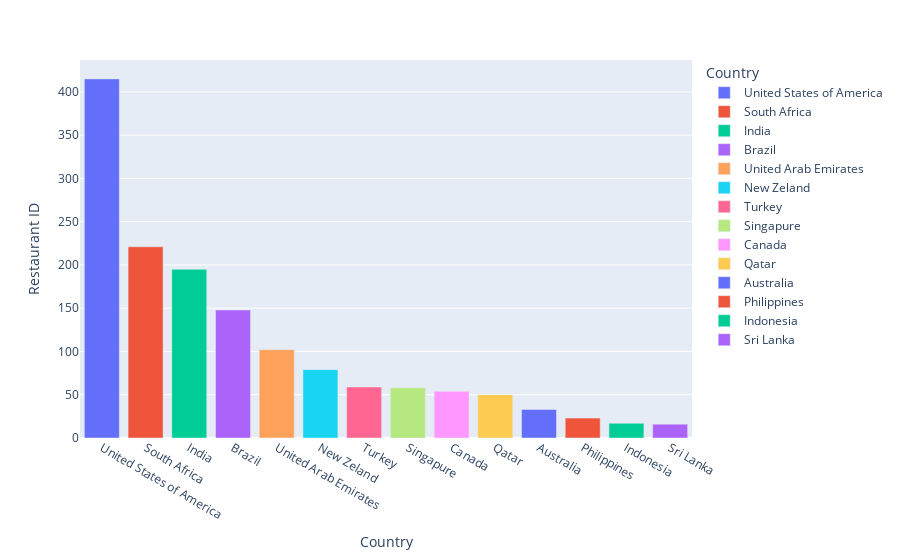

The code cell stored with this chart in its notebook:
### Code cell
px.bar(df_aux, x='Country', y='Restaurant ID', color='Country')

### Figure 1 — Plotly figure (JSON) as saved in the notebook; plotly's stock layout.template omitted (floating-point values rounded to 4 significant figures)
{"data": [{"alignmentgroup": "True", "hovertemplate": "Country=%{x}<br>Restaurant ID=%{y}<extra></extra>", "legendgroup": "United States of America", "marker": {"color": "#636efa", "pattern": {"shape": ""}}, "name": "United States of America", "offsetgroup": "United States of America", "orientation": "v", "showlegend": true, "textposition": "auto", "type": "bar", "x": ["United States of America"], "xaxis": "x", "y": [415], "yaxis": "y"}, {"alignmentgroup": "True", "hovertemplate": "Country=%{x}<br>Restaurant ID=%{y}<extra></extra>", "legendgroup": "South Africa", "marker": {"color": "#EF553B", "pattern": {"shape": ""}}, "name": "South Africa", "offsetgroup": "South Africa", "orientation": "v", "showlegend": true, "textposition": "auto", "type": "bar", "x": ["South Africa"], "xaxis": "x", "y": [221], "yaxis": "y"}, {"alignmentgroup": "True", "hovertemplate": "Country=%{x}<br>Restaurant ID=%{y}<extra></extra>", "legendgroup": "India", "marker": {"color": "#00cc96", "pattern": {"shape": ""}}, "name": "India", "offsetgroup": "India", "orientation": "v", "showlegend": true, "textposition": "auto", "type": "bar", "x": ["India"], "xaxis": "x", "y": [195], "yaxis": "y"}, {"alignmentgroup": "True", "hovertemplate": "Country=%{x}<br>Restaurant ID=%{y}<extra></extra>", "legendgroup": "Brazil", "marker": {"color": "#ab63fa", "pattern": {"shape": ""}}, "name": "Brazil", "offsetgroup": "Brazil", "orientation": "v", "showlegend": true, "textposition": "auto", "type": "bar", "x": ["Brazil"], "xaxis": "x", "y": [148], "yaxis": "y"}, {"alignmentgroup": "True", "hovertemplate": "Country=%{x}<br>Restaurant ID=%{y}<extra></extra>", "legendgroup": "United Arab Emirates", "marker": {"color": "#FFA15A", "pattern": {"shape": ""}}, "name": "United Arab Emirates", "offsetgroup": "United Arab Emirates", "orientation": "v", "showlegend": true, "textposition": "auto", "type": "bar", "x": ["United Arab Emirates"], "xaxis": "x", "y": [102], "yaxis": "y"}, {"alignmentgroup": "True", "hovertemplate": "Country=%{x}<br>Restaurant ID=%{y}<extra></extra>", "legendgroup": "New Zeland", "marker": {"color": "#19d3f3", "pattern": {"shape": ""}}, "name": "New Zeland", "offsetgroup": "New Zeland", "orientation": "v", "showlegend": true, "textposition": "auto", "type": "bar", "x": ["New Zeland"], "xaxis": "x", "y": [79], "yaxis": "y"}, {"alignmentgroup": "True", "hovertemplate": "Country=%{x}<br>Restaurant ID=%{y}<extra></extra>", "legendgroup": "Turkey", "marker": {"color": "#FF6692", "pattern": {"shape": ""}}, "name": "Turkey", "offsetgroup": "Turkey", "orientation": "v", "showlegend": true, "textposition": "auto", "type": "bar", "x": ["Turkey"], "xaxis": "x", "y": [59], "yaxis": "y"}, {"alignmentgroup": "True", "hovertemplate": "Country=%{x}<br>Restaurant ID=%{y}<extra></extra>", "legendgroup": "Singapure", "marker": {"color": "#B6E880", "pattern": {"shape": ""}}, "name": "Singapure", "offsetgroup": "Singapure", "orientation": "v", "showlegend": true, "textposition": "auto", "type": "bar", "x": ["Singapure"], "xaxis": "x", "y": [58], "yaxis": "y"}, {"alignmentgroup": "True", "hovertemplate": "Country=%{x}<br>Restaurant ID=%{y}<extra></extra>", "legendgroup": "Canada", "marker": {"color": "#FF97FF", "pattern": {"shape": ""}}, "name": "Canada", "offsetgroup": "Canada", "orientation": "v", "showlegend": true, "textposition": "auto", "type": "bar", "x": ["Canada"], "xaxis": "x", "y": [54], "yaxis": "y"}, {"alignmentgroup": "True", "hovertemplate": "Country=%{x}<br>Restaurant ID=%{y}<extra></extra>", "legendgroup": "Qatar", "marker": {"color": "#FECB52", "pattern": {"shape": ""}}, "name": "Qatar", "offsetgroup": "Qatar", "orientation": "v", "showlegend": true, "textposition": "auto", "type": "bar", "x": ["Qatar"], "xaxis": "x", "y": [50], "yaxis": "y"}, {"alignmentgroup": "True", "hovertemplate": "Country=%{x}<br>Restaurant ID=%{y}<extra></extra>", "legendgroup": "Australia", "marker": {"color": "#636efa", "pattern": {"shape": ""}}, "name": "Australia", "offsetgroup": "Australia", "orientation": "v", "showlegend": true, "textposition": "auto", "type": "bar", "x": ["Australia"], "xaxis": "x", "y": [33], "yaxis": "y"}, {"alignmentgroup": "True", "hovertemplate": "Country=%{x}<br>Restaurant ID=%{y}<extra></extra>", "legendgroup": "Philippines", "marker": {"color": "#EF553B", "pattern": {"shape": ""}}, "name": "Philippines", "offsetgroup": "Philippines", "orientation": "v", "showlegend": true, "textposition": "auto", "type": "bar", "x": ["Philippines"], "xaxis": "x", "y": [23], "yaxis": "y"}, {"alignmentgroup": "True", "hovertemplate": "Country=%{x}<br>Restaurant ID=%{y}<extra></extra>", "legendgroup": "Indonesia", "marker": {"color": "#00cc96", "pattern": {"shape": ""}}, "name": "Indonesia", "offsetgroup": "Indonesia", "orientation": "v", "showlegend": true, "textposition": "auto", "type": "bar", "x": ["Indonesia"], "xaxis": "x", "y": [17], "yaxis": "y"}, {"alignmentgroup": "True", "hovertemplate": "Country=%{x}<br>Restaurant ID=%{y}<extra></extra>", "legendgroup": "Sri Lanka", "marker": {"color": "#ab63fa", "pattern": {"shape": ""}}, "name": "Sri Lanka", "offsetgroup": "Sri Lanka", "orientation": "v", "showlegend": true, "textposition": "auto", "type": "bar", "x": ["Sri Lanka"], "xaxis": "x", "y": [16], "yaxis": "y"}], "layout": {"autosize": true, "barmode": "relative", "legend": {"title": {"text": "Country"}, "tracegroupgap": 0}, "margin": {"t": 60}, "xaxis": {"anchor": "y", "autorange": true, "categoryarray": ["United States of America", "South Africa", "India", "Brazil", "United Arab Emirates", "New Zeland", "Turkey", "Singapure", "Canada", "Qatar", "Australia", "Philippines", "Indonesia", "Sri Lanka"], "categoryorder": "array", "domain": [0, 1], "range": [-0.5, 13.5], "title": {"text": "Country"}, "type": "category"}, "yaxis": {"anchor": "x", "autorange": true, "domain": [0, 1], "range": [0, 436.8], "title": {"text": "Restaurant ID"}, "type": "linear"}}}
